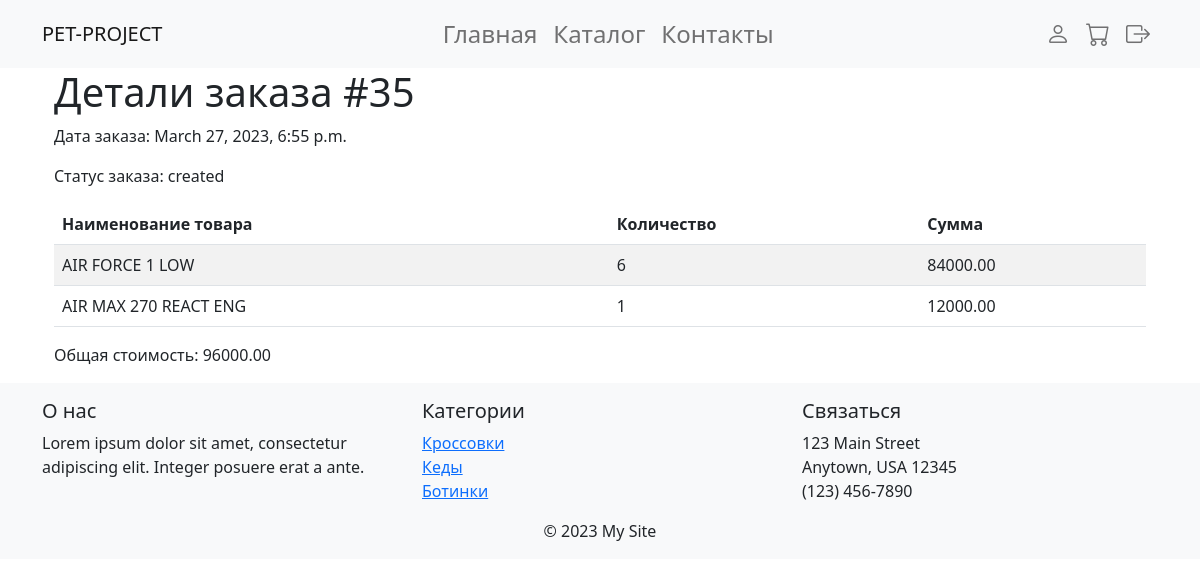
Page /order/35/ (signed in) on the committed database.
### order/models.py (models this page shows, shortened)
class Order(models.Model):
    user = models.ForeignKey(User, on_delete=models.CASCADE)
    cart = models.ForeignKey(Cart, on_delete=models.CASCADE)
    status = models.CharField(max_length=20)
    total_price = models.DecimalField(max_digits=10, decimal_places=2)
    created_at = models.DateTimeField(auto_now_add=True)
    updated_at = models.DateTimeField(auto_now=True)
    def get_total(self):
        items = self.orderitem_set.all()
        return sum([item.price for item in items])

class OrderItem(models.Model):
    order = models.ForeignKey(Order, on_delete=models.CASCADE)
    product = models.ForeignKey(Product, on_delete=models.CASCADE)
    quantity = models.PositiveIntegerField()
    price = models.DecimalField(max_digits=10, decimal_places=2)

### product/models.py (models this page shows, shortened)
class Product(models.Model):
    brand = models.ForeignKey(Brand, on_delete=models.CASCADE)
    category = models.ForeignKey(Category, on_delete=models.CASCADE)
    name = models.CharField(max_length=255)
    slug = models.SlugField(unique=True, max_length=255, blank=True, null=True)
    description = models.TextField()
    price = models.DecimalField(max_digits=10, decimal_places=2)

### order/views.py (the view)
# urls.py: path('<int:order_id>/', order_detail, name='order_detail'),
@login_required
def order_detail(request, order_id):
    order = get_object_or_404(Order, id=order_id, user=request.user)
    context = {
        'order': order
    }
    return render(request, 'order/order_detail.html', context)

### order/templates/order/order_detail.html
{% extends 'base.html' %}
{% block content %}
    <div class="container">
        <h1>Детали заказа #{{ order.id }}</h1>
        <p>Дата заказа: {{ order.created_at }}</p>
        <p>Статус заказа: {{ order.status }}</p>
        <table class="table table-striped">
            <thead>
                <tr>
                    <th>Наименование товара</th>
                    <th>Количество</th>
                    <th>Сумма</th>
                </tr>
            </thead>
            <tbody>
                {% for item in order.orderitem_set.all %}
                <tr>
                    <td>{{ item.product.name }}</td>
                    <td>{{ item.quantity }}</td>
                    <td>{{ item.price }}</td>
                </tr>
                {% endfor %}
            </tbody>
        </table>
        <p>Общая стоимость: {{ order.get_total }}</p>
    </div>
{% endblock %}

### rows in the picture
Order: id "35", created_at "March 27, 2023, 6:55 p.m.", status "created", get_total "96000.00"
OrderItem: product.name "AIR FORCE 1 LOW", quantity "6", price "84000.00"
OrderItem: product.name "AIR MAX 270 REACT ENG", quantity "1", price "12000.00"
